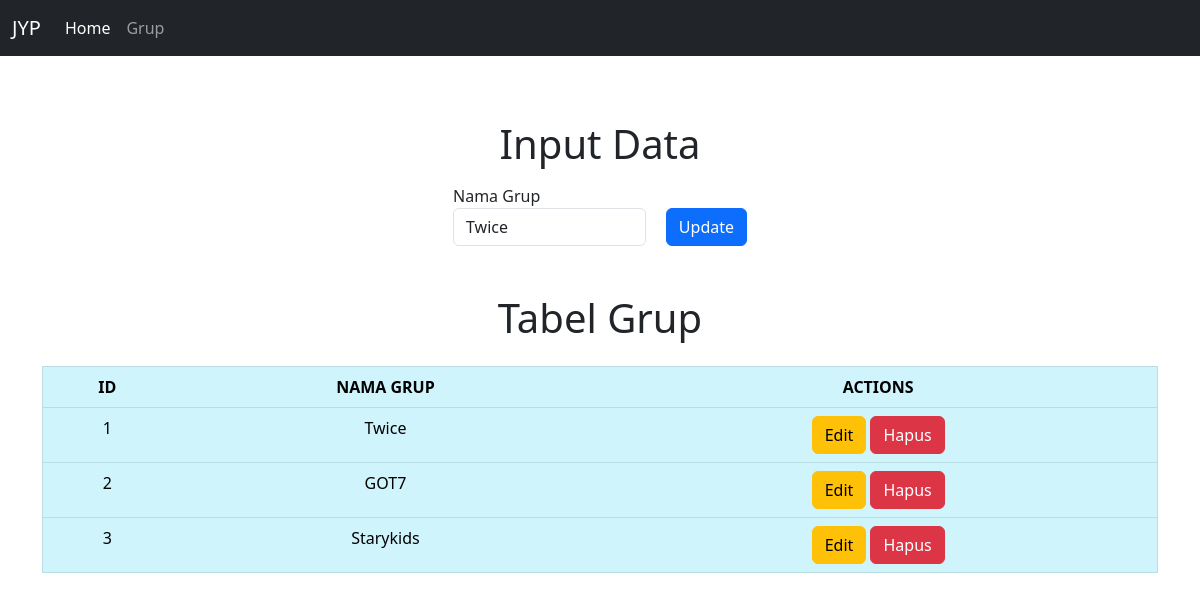
Page /TP4-DPBO/grup.php?id_edit=33 on the committed database.
### tables this page shows
CREATE TABLE `grup` (
  `grup_id` int(11) NOT NULL AUTO_INCREMENT,
  `grup_nama` varchar(100) NOT NULL,
  PRIMARY KEY (`grup_id`)
);

### TP4-DPBO/controllers/Grup.controller.php (called while the page is built, shortened)
<?php
include_once("models/Grup.class.php");
include_once("views/Grup.view.php");
class GrupController {
  private $grup;
  function __construct(){
    $this->grup = new Grup(Conf::$db_host, Conf::$db_user, Conf::$db_pass, Conf::$db_name);
  }
  public function index($id) {
    $this->grup->open();
    $this->grup->getGrup();
    $data = array(
      'grup' => array(),
      'selected' => array()
    );
    while($row = $this->grup->getResult()){
      array_push($data['grup'], $row);
    }
    if (!empty($id)) {
      $this->grup->getGrupById($id);
      while ($row = $this->grup->getResult()) {
          array_push($data['selected'], $row);
      }
  }
    $view = new GrupView();
    $view->render($data, $id);
  }
}

### TP4-DPBO/views/Grup.view.php (the view, shortened to what this page needs)
<?php
  class GrupView{
    public function render($data, $id_selected){
      $no = 1;
      $dataGrup = null;
      foreach($data['grup'] as $val){
        list($id, $nama) = $val;
        $dataGrup .= "<tr>
                <td>" . $no++ . "</td>
                <td>" . $nama . "</td>
                <td>
                <a href='grup.php?id_edit=" . $id .  "' class='btn btn-warning''>Edit</a>
                <a href='grup.php?id_hapus=" . $id . "' class='btn btn-danger''>Hapus</a>
                </td>
            </tr>";
      }
      if(!empty($id_selected)){
        foreach ($data['selected'] as $val) {
          list($id, $nama) = $val;
          $form = '<form action="grup.php" method="POST">
            <div class="form-row">
              <div class="form-group mt-3">
                <input type="hidden" name="id" value="' . $id_selected . '">
                <label for="grupname">Nama Grup</label>
                <div class="d-flex">
                  <input type="text" class="form-control" name="grupname" value="' . $nama . '" required />
                  <button type="submit" name="edit" class="btn btn-primary" style="margin-left: 20px;">Update</button>
                </div>
              </div>
            </div>
          </form>';
        }
      }
    }
  }

### rows in the picture
grup: grupname "Twice", grup_nama "Twice"
grup: grup_nama "GOT7"
grup: grup_nama "Starykids"

### other values in the picture
$this->content "JYP Home Grup Input Data Tabel Grup ID NAMA GRUP ACTIONS"
